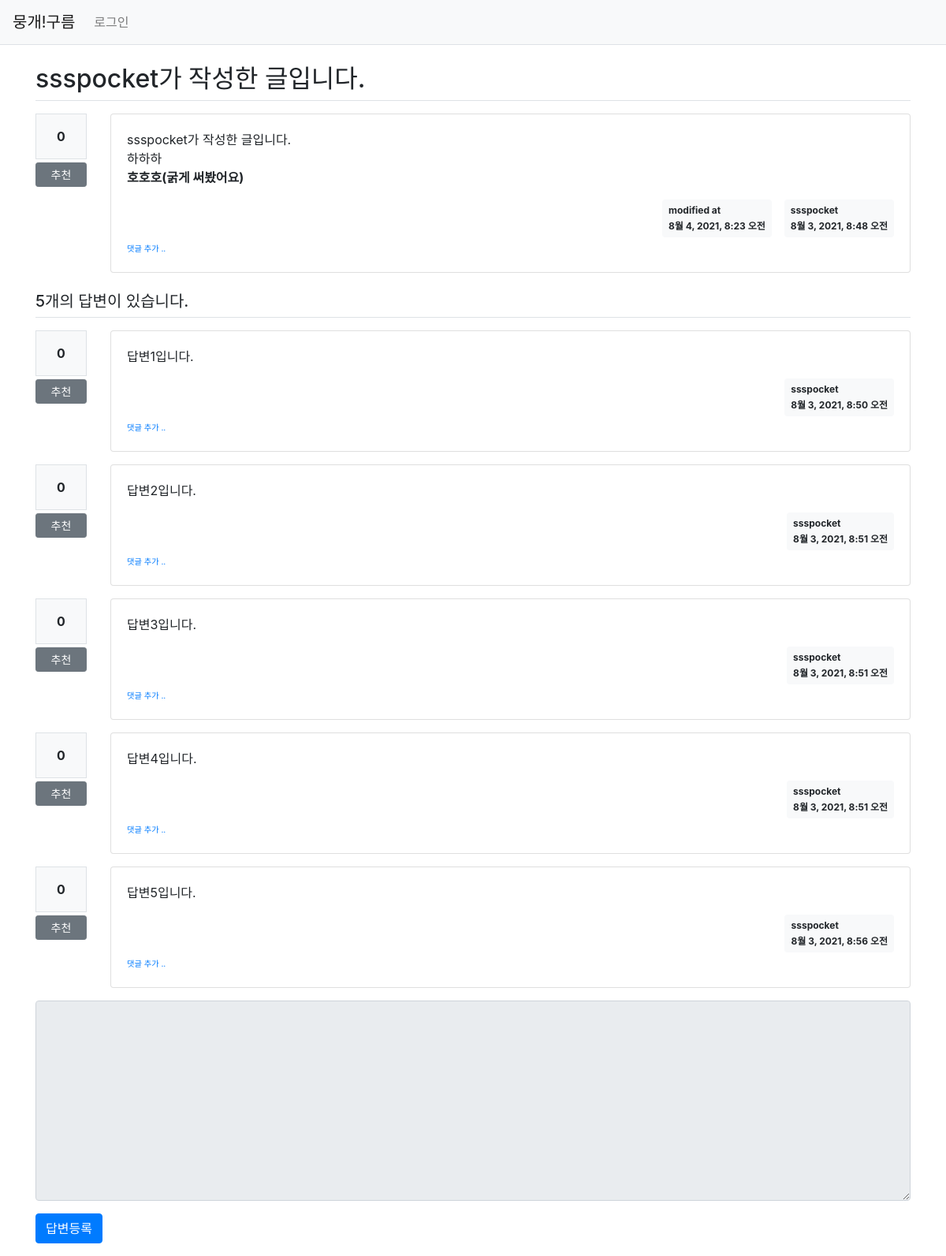
The page /pybo/304/ on the database as committed earlier.
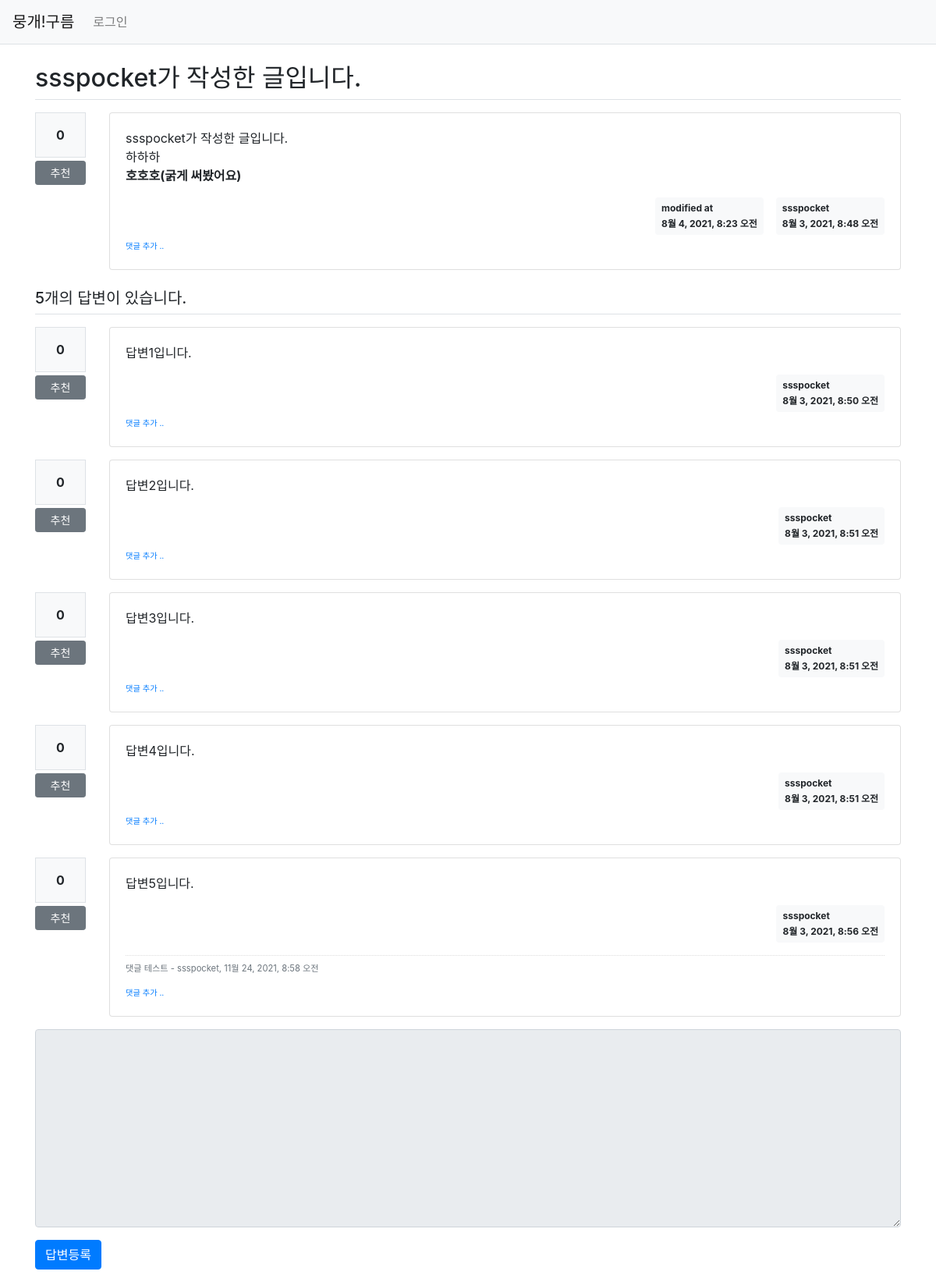
The same page on the database as committed later.
### pybo/models.py (models this page shows, shortened)
class Question(models.Model):
    author = models.ForeignKey(User, on_delete=models.CASCADE, related_name='author_question')
    subject = models.CharField(max_length=200)
    content = models.TextField()
    create_date = models.DateTimeField()
    modify_date = models.DateTimeField(null=True, blank=True)
    voter = models.ManyToManyField(User, related_name='voter_question')

class Answer(models.Model):
    author = models.ForeignKey(User, on_delete=models.CASCADE, related_name='author_answer')
    question = models.ForeignKey(Question, on_delete=models.CASCADE)
    content = models.TextField()
    create_date = models.DateTimeField()
    modify_date = models.DateTimeField(null=True, blank=True)
    voter = models.ManyToManyField(User, related_name='voter_answer')

class Comment(models.Model):
    author = models.ForeignKey(User, on_delete=models.CASCADE)
    content = models.TextField()
    create_date = models.DateTimeField()
    modify_date = models.DateTimeField(null=True, blank=True)
    question = models.ForeignKey(Question, null=True, blank=True, on_delete=models.CASCADE)
    answer = models.ForeignKey(Answer, null=True, blank=True, on_delete=models.CASCADE)

### pybo/views/base_views.py (the view)
# urls.py: path('<int:question_id>/', base_views.detail, name='detail'),
def detail(request, question_id):
    question = get_object_or_404(Question, pk=question_id)
    context = {'question': question}
    return render(request, 'pybo/question_detail.html', context)

### pybo/templatetags/pybo_filter.py (called while the page is built)
@register.filter()
def mark(value):
    extensions = ["nl2br", "fenced_code"]
    return mark_safe(markdown.markdown(value, extensions=extensions))

### templates/pybo/question_detail.html (shortened to what this page needs)
{% extends 'base.html' %}
{% load pybo_filter %}
{% block content %}
<div class="container my-3">
    <h2 class="border-bottom py-2">{{ question.subject }}</h2>
    <div class="row my-3">
        <div class="col-1">
            <div class="bg-light text-center p-3 border font-weight-bolder mb-1">{{question.voter.count}}</div>
            <a href="#" data-uri="{% url 'pybo:vote_question' question.id  %}"
               class="recommend btn btn-sm btn-secondary btn-block my-1">추천</a>
        </div>
        <div class="col-11">
            <div class="card">
                <div class="card-body">
                    <div class="card-text">{{ question.content|mark }}</div>
                    <div class="d-flex justify-content-end">
                        {% if question.modify_date %}
                        <div class="badge badge-light p-2 text-left mx-3">
                            <div class="mb-2">modified at</div>
                            <div>{{ question.modify_date }}</div>
                        </div>
                        {% endif %}
                        <div class="badge badge-light p-2 text-left">
                            <div class="mb-2">{{ question.author.username }}</div>
                            <div>{{ question.create_date }}</div>
                        </div>
                    </div>
                    <div>
                        <a href="{% url 'pybo:comment_create_question' question.id  %}"
                           class="small"><small>댓글 추가 ..</small></a>
                    </div>
                </div>
            </div>
        </div>
    </div>
    <h5 class="border-bottom my-3 py-2">{{question.answer_set.count}}개의 답변이 있습니다.</h5>
    {% for answer in question.answer_set.all %}
    <div class="row my-3">
        <div class="col-1">
            <div class="bg-light text-center p-3 border font-weight-bolder mb-1">{{answer.voter.count}}</div>
            <a href="#" data-uri="{% url 'pybo:vote_answer' answer.id  %}"
                class="recommend btn btn-sm btn-secondary btn-block my-1">추천</a>
        </div>
        <div class="col-11">
            <div class="card">
                <div class="card-body">
                    <div class="card-text">{{ answer.content|mark }}</div>
                    <div class="d-flex justify-content-end">
                        <div class="badge badge-light p-2 text-left">
                            <div class="mb-2">{{ answer.author.username }}</div>
                            <div>{{ answer.create_date }}</div>
                        </div>
                    </div>
                    {% if answer.comment_set.count > 0 %}
                    <div class="mt-3">
                    {% for comment in answer.comment_set.all %}
                        <div class="comment py-2 text-muted">
                            <span style="white-space: pre-line;">{{ comment.content }}</span>
                            <span>
                                - {{ comment.author }}, {{ comment.create_date }}
                            </span>
                        </div>
                    {% endfor %}
                    </div>
                    {% endif %}
                    <div>
                        <a href="{% url 'pybo:comment_create_answer' answer.id  %}"
                           class="small"><small>댓글 추가 ..</small></a>
                    </div>
                </div>
            </div>
        </div>
    </div>
    {% endfor %}
    <form action="{% url 'pybo:answer_create' question.id %}" method="post" class="my-3">
        <div class="form-group">
            <textarea {% if not user.is_authenticated %}disabled{% endif %}
              name="content" id="content" class="form-control" rows="10"></textarea>
        </div>
        <input type="submit" value="답변등록" class="btn btn-primary">
    </form>
</div>
{% endblock %}

### templates/base.html (shortened to what this page needs)
{% load static %}
<!doctype html>
<html lang="ko">
<head>
    <link rel="stylesheet" type="text/css" href="{% static 'bootstrap.min.css' %}">
    <link rel="stylesheet" type="text/css" href="{% static 'style.css' %}">
</head>
<body>
{% include "navbar.html" %}
{% block content %}
{% endblock %}
</body>
</html>

### templates/navbar.html (shortened to what this page needs)
<nav class="navbar navbar-expand-lg navbar-light bg-light border-bottom">
    <a class="navbar-brand" href="{% url 'pybo:index' %}">뭉개!구름</a>
    <div class="collapse navbar-collapse flex-grow-0" id="navbarNav">
        <ul class="navbar-nav">
            <li class="nav-item ">
                {% if user.is_authenticated %}
                <a class="nav-link" href="{% url 'common:logout' %}">{{ user.username }} (로그아웃)</a>
                {% else %}
                <a class="nav-link" href="{% url 'common:login' %}">로그인</a>
                {% endif %}
            </li>
        </ul>
    </div>
</nav>

### static/style.css (style rules this page uses)
.comment { border-top:dotted 1px #ddd; font-size:0.7em; }

Rows that differ between the two databases and show on the page:
added Comment: content "댓글 테스트", author "ssspocket", create_date "11월 24, 2021, 8:58 오전", shown under Answer "답변5입니다."
